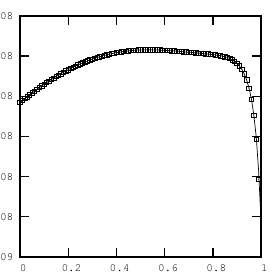

Here is the gnuplot script that generated this plot:
set key left
set lmargin 3
set size square 0.40
set terminal postscript portrait "default" 8
set output "./fig/cap.eps"
set pointsize 0.5
load './fig/data/poly.12346'
plot [0:1] t99(x) title '', './fig/data/data.12346' title '' with points 4
